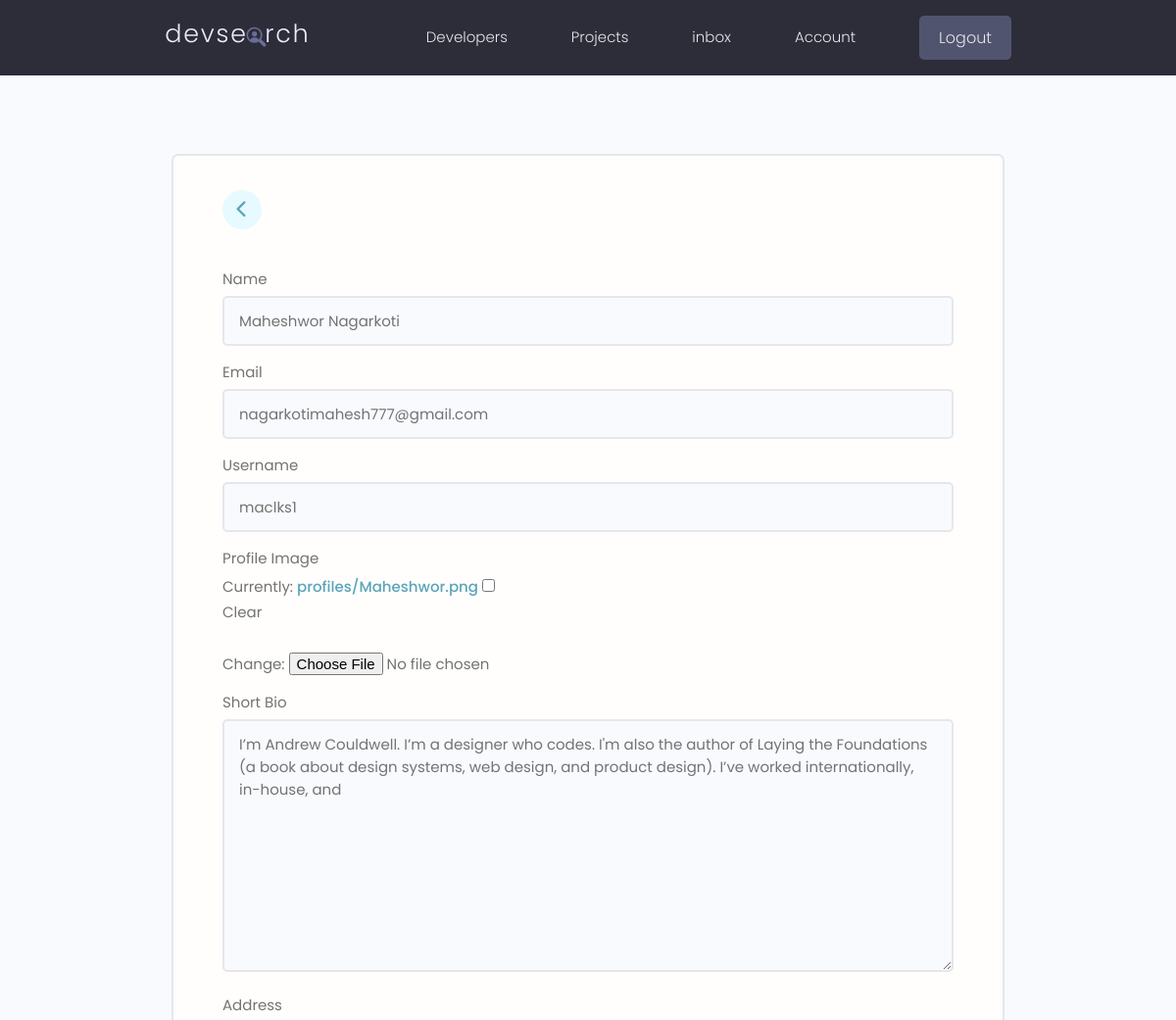
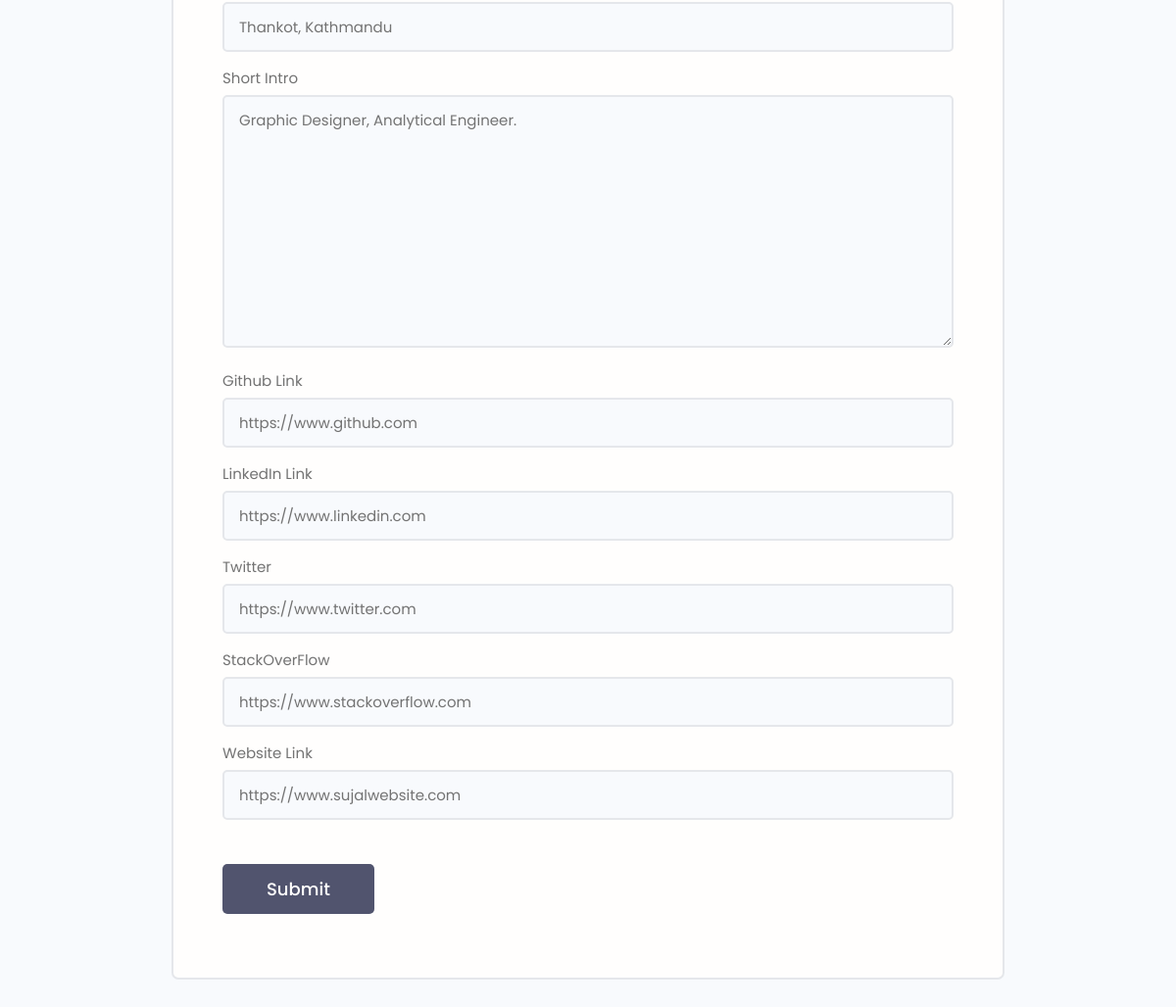
The app's page /edit-account/ (signed in) with its own data (2 pictures, top to bottom).
### users/models.py (models this page shows, shortened)
class Profiles(models.Model):
    user = models.OneToOneField(User, on_delete=models.CASCADE, null=True, blank=True)
    name = models.CharField(max_length=30)
    email = models.EmailField(max_length=100, blank=True, null=True)
    username = models.CharField(max_length=50)
    profile_image = models.ImageField(null=True, blank=True, upload_to='profiles/', default='profiles/user-default.png')
    bio = models.TextField(max_length=200, blank=True, null=True)
    location = models.CharField(max_length=100)
    short_intro = models.TextField(max_length=100, blank=True, null=True)
    social_github = models.CharField(max_length=200, blank=True, null=True)
    social_linkedin = models.CharField(max_length=200, blank=True, null=True)
    social_twitter = models.CharField(max_length=200, blank=True, null=True)
    social_stackoverflow = models.CharField(max_length=200, blank=True, null=True)
    social_website = models.CharField(max_length=200, blank=True, null=True)
    id = models.UUIDField(default=uuid.uuid4, unique=True, editable=False, primary_key=True)
    created = models.DateTimeField(auto_now_add=True, )

### users/views.py (the view)
# urls.py: path('edit-account/', views.edit_account, name='edit-account'),
@login_required(login_url='login')
def edit_account(request):
    profile = request.user.profiles
    form = AccountForm(instance=profile)
    if request.method == 'POST':
        form = AccountForm(request.POST, request.FILES, instance=profile)
        if form.is_valid():
            form.save()
            return redirect('account')
    context = {'form': form}
    return render(request, 'edit_account.html', context)

### users/form.py
class AccountForm(ModelForm):
    class Meta:
        model = Profiles
        fields = ['name', 'email', 'username', 'profile_image', 'bio', 'location',
                  'short_intro', 'social_github', 'social_linkedin', 'social_twitter', 'social_stackoverflow',
                  'social_website']
        labels = {
            'name': 'Name',
            'email': 'Email',
            'username': 'Username',
            'profile_image': 'Profile Image',
            'bio': 'Short Bio',
            'location': 'Address',
            'short_intro': 'Short Intro',
            'social_github': 'Github Link',
            'social_linkedin': 'LinkedIn Link',
            'social_twitter': 'Twitter',
            'social_stackoverflow': 'StackOverFlow',
            'social_website': 'Website Link',
        }
    def __init__(self, *args, **kwargs):
        super(AccountForm, self).__init__(*args, **kwargs)
        for name, field in self.fields.items():
            field.widget.attrs.update({'class': 'input'})

### users/templates/edit_account.html (shortened to what this page needs)
{% extends 'main.html' %}
{% block content %}
  <main class="formPage my-xl">
        <div class="content-box">
            <div class="formWrapper">
                <a class="backButton" href="{% url 'account' %}"><i class="fa-sharp fa-solid fa-chevron-left"></i></a>
                <br>
                <form class="form" method="POST" action="{% url 'edit-account' %}" enctype="multipart/form-data">
                    {% for field in form %}
                    <div class="form__field">
                        <label for="formInput#text">{{field.label}}</label>
                            {{ field }}
                    </div>
                    {% endfor %}
                    <input class="btn btn--sub btn--lg  my-md" type="submit" value="Submit" />
                </form>
            </div>
        </div>
    </main>
{% endblock content %}

### static/styles/app.css (style rules this page uses)
:root { --color-sub: #2d2d39; }
.btn--sub { background-color: var(--color-sub-light); }
.content-box { width: 95%; max-width: 85rem; margin: 0 auto; }
.backButton { background: var(--color-main-light); color: var(--color-main); width: 4rem; height: 4rem; display: flex; align-items: center; justify-content: center; border-radius: 50%; }
.backButton i { font-size: 1.8rem; }
.formPage .formWrapper { list-style: none; background: var(--color-white); padding: 3.5rem 5rem; border: 2px solid var(--color-light); border-radius: 0.7rem; }

### static/uikit/styles/modules/_variables.css (style rules this page uses)
:root { --color-main: #5aa5b9; --color-main-light: #e6faff; --color-sub: #3f4156; --color-sub-light: #51546e; --color-sub-lighter: #ededfd; --color-text: #737373; --color-gray: #8b8b8b; --color-light: #e5e7eb; --color-light-gray: #767676; --color-bg: #f8fafd; --color-white: #fffefd; --color-white-light: #f3f3f3; --color-success: #359e64; --color-success-bg: #def8e8; --color-error: #fc4b0b; --color-error-bg: #fff2ee; --font-base: 'Poppins', arial, helvetica, 'Segoe UI', roboto, ubuntu, sans-serif; --font-monospace: 'Fira Code', 'Courier New', courier, monospace; --font-regular: 300; --font-medium: 500; --font-bold: 700; --generic-shadow: 1px 1px 5px #00000010; --generic-transition: all 0.3s ease-in-out; }

### static/uikit/styles/modules/_base.css (style rules this page uses)
* { margin: 0; padding: 0; box-sizing: border-box; text-rendering: optimizeLegibility; color: inherit; font-size: inherit; }
html { font-size: 50%; }
@media only screen and (min-width: 480px) { html { font-size: 56.25%; } }
@media only screen and (min-width: 1200px) { html { font-size: 62.5%; } }
body { line-height: 1.6; font-weight: 400; font-size: 1.5rem; color: var(--color-text); background-color: var(--color-bg); min-height: 100vh; }

### static/uikit/styles/modules/_typography.css (style rules this page uses)
* { font-family: var(--font-base); }
a { padding-bottom: 2px; text-decoration: none; display: inline-block; color: var(--color-main); font-weight: var(--font-medium); }

### static/uikit/styles/modules/_utilities.css (style rules this page uses)
.my-md { margin: 3rem auto; }
.my-xl { margin: 8rem auto; }

### static/uikit/styles/modules/_button.css (style rules this page uses)
.btn { display: inline-block; position: relative; cursor: pointer; background-color: var(--color-light); font-weight: var(--font-medium); color: var(--color-sub); text-decoration: none; padding: 1rem 2rem; border-radius: 0.5rem; border: none; width: -webkit-fit-content; width: -moz-fit-content; width: fit-content; height: -webkit-fit-content; height: -moz-fit-content; height: fit-content; font-size: 1.6rem; outline-width: 0; outline-color: transparent; -webkit-backface-visibility: hidden; backface-visibility: hidden; transition: all 0.3s ease-in-out; }
.btn--sub { background-color: var(--color-sub); color: var(--color-white); }
.btn--lg { font-size: 1.8rem; padding: 1.2rem 4.5rem; }

### static/uikit/styles/modules/_form.css (style rules this page uses)
.form { display: block; }
.form__field { margin-top: 1.5rem; margin-bottom: 1.5rem; }
.form__label, .form__field > label { display: block; margin-bottom: 0.5rem; color: var(--color-text); }
input.input[type='text'], input.input[type='email'], input.input[type='password'], input.input[type='number'], textarea.input { min-width: 24rem; width: 100%; padding: 1.2rem 1.5rem; border-radius: 0.5rem; border: 2px solid var(--color-light); transition: all 0.3s ease-in-out; background-color: var(--color-bg); }

### records on screen
Profiles: form "Maheshwor Nagarkoti" "nagarkotimahesh777@gmail.com" "maclks1" "I’m Andrew Couldwell. I’m a designer who codes. I'm also the author of Laying the Foundations (a book about design systems, web design, and product design). I’ve worked internationally, in-house, and" "Thankot, Kathmandu" "Graphic Designer, Analytical Engineer." "https://www.github.com" "https://www.linkedin.com" "https://www.twitter.com" "https://www.stackoverflow.com" "https://www.sujalwebsite.com"

### other values on screen
{{ field.label }} "Name" "Email" "Username" "Profile Image" "Short Bio" "Address" "Short Intro" "Github Link" "LinkedIn Link" "Twitter" "StackOverFlow" "Website Link"
